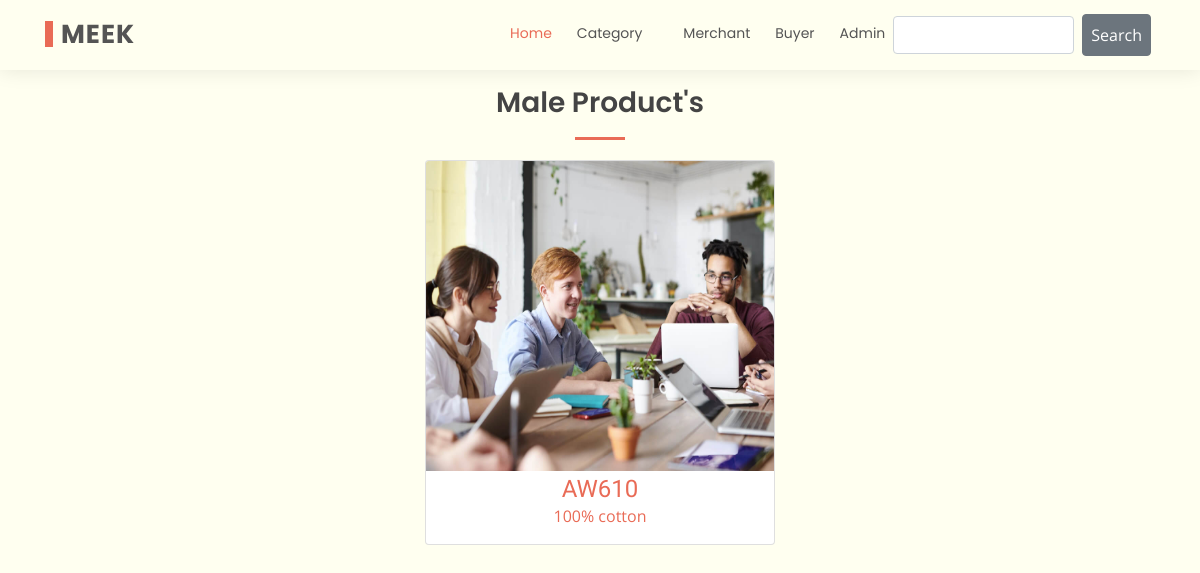
Before: /category/gender/male with the older database file.
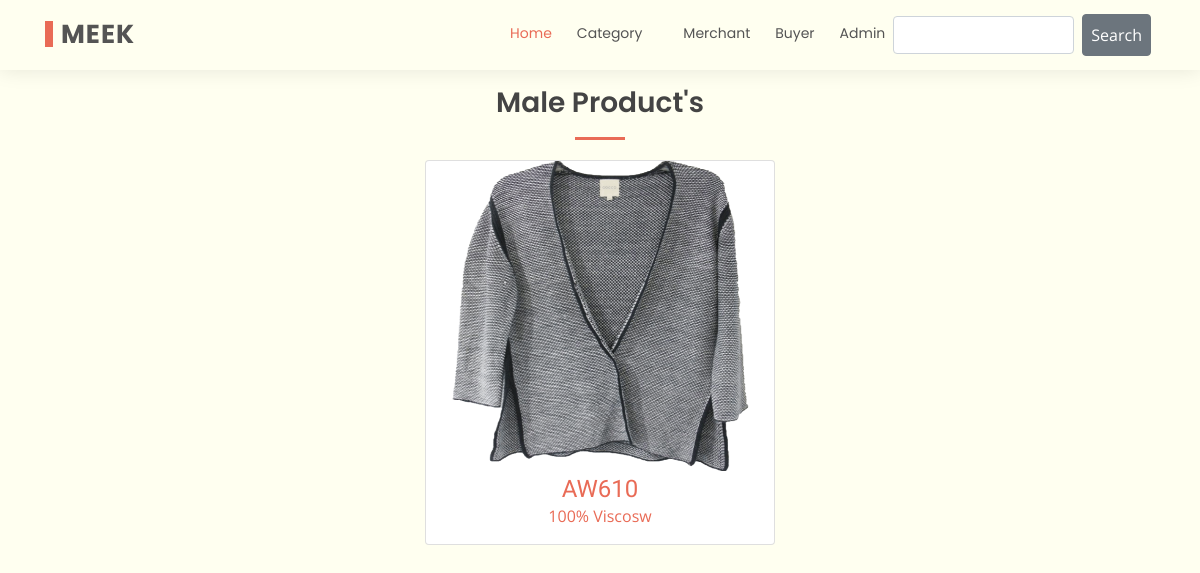
After: the same page with the newer database file.
### product/models.py (models this page shows, shortened)
class Product(models.Model):
    product_style = models.CharField(max_length=21)
    product_composition = models.CharField(max_length=144)
    product_gauge = models.CharField(max_length=13)
    product_size = models.CharField(max_length=13)
    product_weight = models.CharField(max_length=13)
    product_moq = models.CharField(max_length=13)
    product_fob = models.CharField(max_length=13)
    product_category = models.ForeignKey(Category, on_delete=models.SET_DEFAULT, default="-")
    product_gender = models.ForeignKey(Gender, on_delete=models.SET_DEFAULT, default="-")
    product_merchant = models.ForeignKey(Merchant, on_delete=models.SET_DEFAULT, default="Admin")
    product_buyer = models.IntegerField(default=0)
    product_shipment_date = models.DateField(auto_now_add=False)
    product_quantity = models.IntegerField(default=0)
    product_image = models.ImageField(default='default.jpg', upload_to='product/pro')
    product_chart = models.ImageField(default='default.jpg', upload_to='product/chart')

### core/views.py (the view)
# urls.py: path('category/gender/male', views.male_view, name='male_index'),
def male_view(request):
    query = 'male'
    male = Product.objects.filter(
        Q(product_gender__gender_name__exact=query)
    )
    return render(request, 'product/core/gender/male_list.html', {'products': male})

### product/templates/product/core/gender/male_list.html (shortened to what this page needs)
{% extends 'product/master.html' %}
{% load static %}
{% block main %}
  <main id="main">
    <section id="services" class="services">
      <div class="container">
        <div class="section-title mt-3 mb-0 p-0" data-aos="fade-up">
          <h2>Male Product's</h2>
        </div>
        <div class="row justify-content-center">
          {% for product in products %}
            <div class="col-lg-4 col-md-6 align-items-stretch">
              <div class="card" id='product-card'>
                <a href="{% url 'product:product_details' product.id %}">
                <img style='weight: 233pt; height: 233pt;' class='card-img-top' src="{{ product.product_image.url }}" alt="" srcset=""></a>
                <h4 class='mt-1 text-center mb-0'><a href="{% url 'product:product_details' product.id %}">{{product.product_style}}</a></h4>
                <p class='text-center'><a href="{% url 'product:product_details' product.id %}">{{product.product_composition}}</a></p>
              </div>
              <br>
            </div>
          {% endfor %}
        </div>
      </div>
    </section>
  </main>
{% endblock main %}

Changed rows visible on the page:
changed Product "AW610": product_image: a different picture; product_composition "100% cotton" → "100% Viscosw"
